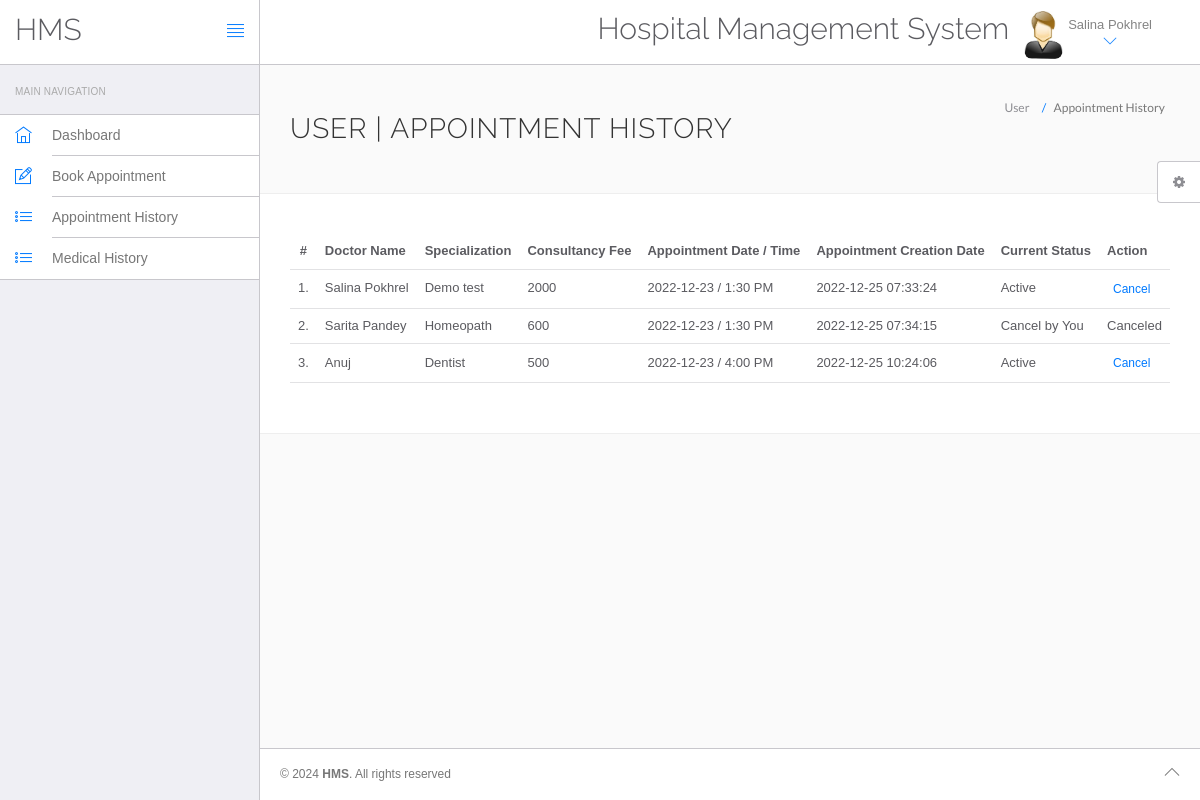
Page /hms/appointment-history.php (signed in) on the committed database.
### tables this page shows
CREATE TABLE `users` (
  `id` int(11) NOT NULL,
  `fullName` varchar(255) DEFAULT NULL,
  `address` longtext DEFAULT NULL,
  `city` varchar(255) DEFAULT NULL,
  `gender` varchar(255) DEFAULT NULL,
  `email` varchar(255) DEFAULT NULL,
  `password` varchar(255) DEFAULT NULL,
  `regDate` timestamp NULL DEFAULT current_timestamp(),
  `updationDate` timestamp NULL DEFAULT NULL ON UPDATE current_timestamp()
);

CREATE TABLE `appointment` (
  `id` int(11) NOT NULL,
  `doctorSpecialization` varchar(255) DEFAULT NULL,
  `doctorId` int(11) DEFAULT NULL,
  `userId` int(11) DEFAULT NULL,
  `consultancyFees` int(11) DEFAULT NULL,
  `appointmentDate` varchar(255) DEFAULT NULL,
  `appointmentTime` varchar(255) DEFAULT NULL,
  `postingDate` timestamp NULL DEFAULT current_timestamp(),
  `userStatus` int(11) DEFAULT NULL,
  `doctorStatus` int(11) DEFAULT NULL,
  `updationDate` timestamp NULL DEFAULT NULL ON UPDATE current_timestamp()
);

CREATE TABLE `doctors` (
  `id` int(11) NOT NULL,
  `specilization` varchar(255) DEFAULT NULL,
  `doctorName` varchar(255) DEFAULT NULL,
  `address` longtext DEFAULT NULL,
  `docFees` varchar(255) DEFAULT NULL,
  `contactno` bigint(11) DEFAULT NULL,
  `docEmail` varchar(255) DEFAULT NULL,
  `password` varchar(255) DEFAULT NULL,
  `creationDate` timestamp NULL DEFAULT current_timestamp(),
  `updationDate` timestamp NULL DEFAULT NULL ON UPDATE current_timestamp()
);

### hms/appointment-history.php (the view, shortened to what this page needs)
<?php
include('include/config.php');
?>
<!DOCTYPE html>
<html lang="en">
	<head>
		<link rel="stylesheet" href="vendor/bootstrap/css/bootstrap.min.css">
		<link rel="stylesheet" href="vendor/fontawesome/css/font-awesome.min.css">
		<link rel="stylesheet" href="vendor/themify-icons/themify-icons.min.css">
		<link href="vendor/animate.css/animate.min.css" rel="stylesheet" media="screen">
		<link href="vendor/perfect-scrollbar/perfect-scrollbar.min.css" rel="stylesheet" media="screen">
		<link href="vendor/switchery/switchery.min.css" rel="stylesheet" media="screen">
		<link href="vendor/bootstrap-touchspin/jquery.bootstrap-touchspin.min.css" rel="stylesheet" media="screen">
		<link href="vendor/select2/select2.min.css" rel="stylesheet" media="screen">
		<link href="vendor/bootstrap-datepicker/bootstrap-datepicker3.standalone.min.css" rel="stylesheet" media="screen">
		<link href="vendor/bootstrap-timepicker/bootstrap-timepicker.min.css" rel="stylesheet" media="screen">
		<link rel="stylesheet" href="assets/css/styles.css">
		<link rel="stylesheet" href="assets/css/plugins.css">
		<link rel="stylesheet" href="assets/css/themes/theme-1.css" id="skin_color" />
	</head>
	<body>
		<div id="app">
<?php include('include/sidebar.php');?>
			<div class="app-content">
					<?php include('include/header.php');?>
				<div class="main-content" >
					<div class="wrap-content container" id="container">
						<section id="page-title">
							<div class="row">
								<div class="col-sm-8">
									<h1 class="mainTitle">User  | Appointment History</h1>
																	</div>
								<ol class="breadcrumb">
									<li>
										<span>User </span>
									</li>
									<li class="active">
										<span>Appointment History</span>
									</li>
								</ol>
							</div>
						</section>
						<div class="container-fluid container-fullw bg-white">
									<div class="row">
								<div class="col-md-12">
									<table class="table table-hover" id="sample-table-1">
										<thead>
											<tr>
												<th class="center">#</th>
												<th class="hidden-xs">Doctor Name</th>
												<th>Specialization</th>
												<th>Consultancy Fee</th>
												<th>Appointment Date / Time </th>
												<th>Appointment Creation Date  </th>
												<th>Current Status</th>
												<th>Action</th>
											</tr>
										</thead>
										<tbody>
<?php
$sql=mysqli_query($con,"select doctors.doctorName as docname,appointment.*  from appointment join doctors on doctors.id=appointment.doctorId where appointment.userId='".$_SESSION['id']."'");
$cnt=1;
while($row=mysqli_fetch_array($sql))
{
?>
											<tr>
												<td class="center"><?php echo $cnt;?>.</td>
												<td class="hidden-xs"><?php echo $row['docname'];?></td>
												<td><?php echo $row['doctorSpecialization'];?></td>
												<td><?php echo $row['consultancyFees'];?></td>
												<td><?php echo $row['appointmentDate'];?> / <?php echo
												 $row['appointmentTime'];?>
												</td>
												<td><?php echo $row['postingDate'];?></td>
												<td>
<?php if(($row['userStatus']==1) && ($row['doctorStatus']==1))
{
	echo "Active";
}
if(($row['userStatus']==0) && ($row['doctorStatus']==1))
{
	echo "Cancel by You";
}
												?></td>
												<td >
												<div class="visible-md visible-lg hidden-sm hidden-xs">
							<?php if(($row['userStatus']==1) && ($row['doctorStatus']==1))
{ ?>
	<a href="appointment-history.php?id=<?php echo $row['id']?>&cancel=update" onClick="return confirm('Are you sure you want to cancel this appointment ?')"class="btn btn-transparent btn-xs tooltips" title="Cancel Appointment" tooltip-placement="top" tooltip="Remove">Cancel</a>
	<?php } else {
		echo "Canceled";
		} ?>
												</div>
												</td>
											</tr>
											<?php
$cnt=$cnt+1;
											 }?>
										</tbody>
									</table>
								</div>
							</div>
								</div>
					</div>
				</div>
			</div>
	<?php include('include/footer.php');?>
	<?php include('include/setting.php');?>
		</div>
	</body>
</html>

### hms/include/sidebar.php
<div class="sidebar app-aside" id="sidebar">
				<div class="sidebar-container perfect-scrollbar">
<nav>
						<div class="navbar-title">
							<span>Main Navigation</span>
						</div>
						<ul class="main-navigation-menu">
							<li>
								<a href="dashboard.php">
									<div class="item-content">
										<div class="item-media">
											<i class="ti-home"></i>
										</div>
										<div class="item-inner">
											<span class="title"> Dashboard </span>
										</div>
									</div>
								</a>
							</li>
							<li>
								<a href="book-appointment.php">
									<div class="item-content">
										<div class="item-media">
											<i class="ti-pencil-alt"></i>
										</div>
										<div class="item-inner">
											<span class="title"> Book Appointment </span>
										</div>
									</div>
								</a>
							</li>
							<li>
								<a href="appointment-history.php">
									<div class="item-content">
										<div class="item-media">
											<i class="ti-list"></i>
										</div>
										<div class="item-inner">
											<span class="title"> Appointment History </span>
										</div>
									</div>
								</a>
							</li>
<li>
								<a href="manage-medhistory.php">
									<div class="item-content">
										<div class="item-media">
											<i class="ti-list"></i>
										</div>
										<div class="item-inner">
											<span class="title"> Medical History </span>
										</div>
									</div>
								</a>
							</li>
						</ul>
					</nav>
					</div>
			</div>

### hms/include/header.php (shortened to what this page needs)
<header class="navbar navbar-default navbar-static-top">
					<div class="navbar-header">
						<a class="navbar-brand" href="#">
							<h2 style="padding-top:20% ">HMS</h2>
						</a>
						<a href="#" class="sidebar-toggler pull-right visible-md visible-lg" data-toggle-class="app-sidebar-closed" data-toggle-target="#app">
							<i class="ti-align-justify"></i>
						</a>
					</div>
					<div class="navbar-collapse collapse">
						<ul class="nav navbar-right">
								<li  style="padding-top:2% ">
								<h2>Hospital Management System</h2>
							</li>
							<li class="dropdown current-user">
								<a href class="dropdown-toggle" data-toggle="dropdown">
									<img src="assets/images/images.jpg"> <span class="username">
									<?php $query=mysqli_query($con,"select fullName from users where id='".$_SESSION['id']."'");
while($row=mysqli_fetch_array($query))
{
	echo $row['fullName'];
}
									?> <i class="ti-angle-down"></i></i></span>
								</a>
							</li>
						</ul>
					</div>
				</header>

### hms/include/footer.php
<footer>
				<div class="footer-inner">
					<div class="pull-left">
						&copy; <span class="current-year"></span><span class="text-bold text-uppercase"> HMS</span>. <span>All rights reserved</span>
					</div>
					<div class="pull-right">
						<span class="go-top"><i class="ti-angle-up"></i></span>
					</div>
				</div>
			</footer>

### hms/include/setting.php (shortened to what this page needs)
<div class="settings panel panel-default hidden-xs hidden-sm" id="settings">
				<button ct-toggle="toggle" data-toggle-class="active" data-toggle-target="#settings" class="btn btn-default">
					<i class="fa fa-spin fa-gear"></i>
				</button>
			</div>

### hms/assets/css/plugins.css (style rules this page uses)
.perfect-scrollbar { overflow-y: hidden !important; }

### hms/assets/css/themes/theme-1.css (style rules this page uses)
body { background: #FAFAFA; }
header .navbar-header { background: #ffffff !important; border-right-color: #c8c7cc !important; border-bottom-color: #c8c7cc !important; }
header .navbar-header .sidebar-toggler, header .navbar-header .sidebar-mobile-toggler { color: #007aff !important; }
header .navbar-header .navbar-brand { color: #777 !important; }
header .navbar-collapse { background: #ffffff !important; border-bottom-color: #c8c7cc !important; box-shadow: none !important; }
header .navbar-collapse .navbar-right > li > a { color: #777; }
header .navbar-collapse .navbar-right > li > a i { color: #007aff !important; }
#sidebar { background: #EFEFF4 !important; }
#sidebar:before { border-right-width: "1px" !important; border-right-style: solid; border-right-color: #c8c7cc !important; }
#sidebar nav { border-right-width: "1px" !important; border-right-style: solid; border-right-color: #c8c7cc !important; }
#sidebar nav .navbar-title { color: #aaaaaa; }
#sidebar nav > ul { background: #ffffff !important; border-bottom-color: #c8c7cc !important; border-top-color: #c8c7cc !important; }
#sidebar nav > ul > li > a .item-media > i { color: #007aff !important; }
#sidebar nav > ul > li > a .item-inner { color: #777 !important; border-bottom-color: #c8c7cc; }
#app > footer { background: #ffffff !important; border-top-color: #c8c7cc !important; color: #777; }

### rows in the picture
users: fullName "Salina Pokhrel"
appointment: doctorId.doctorName "Salina Pokhrel", doctorSpecialization "Demo test", consultancyFees "2000", appointmentDate "2022-12-23", appointmentTime "1:30 PM", postingDate "2022-12-25 07:33:24", userStatus "Active"
appointment: doctorId.doctorName "Sarita Pandey", doctorSpecialization "Homeopath", consultancyFees "600", appointmentDate "2022-12-23", appointmentTime "1:30 PM", postingDate "2022-12-25 07:34:15", userStatus "Cancel by You"
appointment: doctorId.doctorName "Anuj", doctorSpecialization "Dentist", consultancyFees "500", appointmentDate "2022-12-23", appointmentTime "4:00 PM", postingDate "2022-12-25 10:24:06", userStatus "Active"
